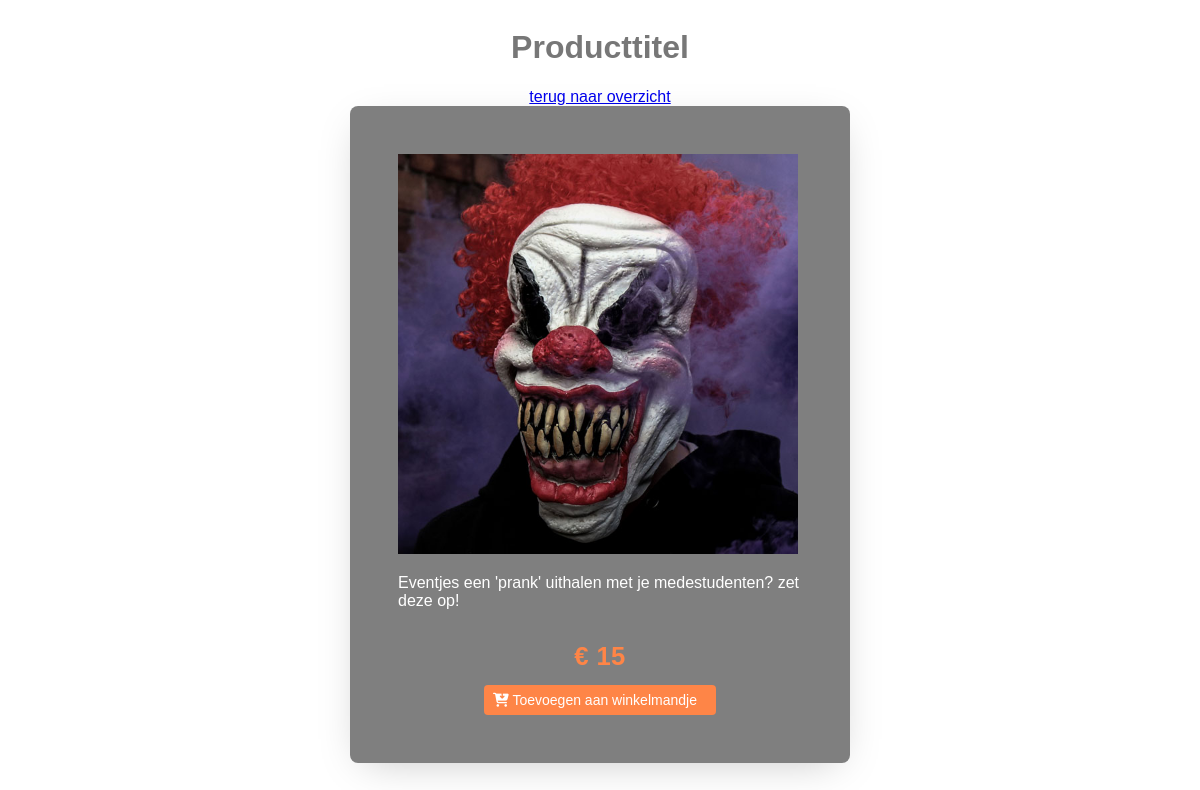
Screenshot of /detail.php?id=2 with the database file from the repository.
### tables this page shows
CREATE TABLE `producten` (
  `ID` int(255) NOT NULL,
  `titel` varchar(100) NOT NULL,
  `omschrijving` varchar(1000) NOT NULL,
  `kostprijs` varchar(100) NOT NULL,
  `afbeelding` varchar(100) NOT NULL,
  `catID` int(50) NOT NULL
);

### src/database/database.php (called while the page is built, shortened)
<?php
class Database
{
    private static function getConnection()
    {
        $user = 'root';
        $pass = 'root';
        $host = 'localhost';
        $db_name = 'Halloween';
        $dsn = "mysql:host=$host;dbname=$db_name";
        $db = new PDO($dsn, $user, $pass);
        return $db;
    }
    public static function getSingleRow($sql, $params = [], $type = null)
    {
        $conn = self::getConnection();
        $stmt = $conn->prepare($sql);
        $stmt->execute($params);
        if ($type == null) {
            $row = $stmt->fetch();
        } else {
            $stmt->setFetchMode(PDO::FETCH_CLASS | PDO::FETCH_PROPS_LATE, $type);
            $row = $stmt->fetch();
        }
        return $row;
    }
}
?>

### src/repository/halloweenrepository.php (called while the page is built, shortened)
<?php
require_once dirname(__FILE__) . "/../database/database.php";
class HalloweenRepository
{
    public static function getProductById($parID){
        $item = Database::getSingleRow("SELECT * FROM producten WHERE id=?", [$parID], "Product");
        return $item;
    }
}
?>

### detail.php (the view, shortened to what this page needs)
<?php
require_once dirname(__FILE__) . "/src/repository/halloweenrepository.php";
$product = HalloweenRepository::getProductById($_GET['id']);
?>
<!DOCTYPE html>
<html lang="en">
	<head>
		<link rel="stylesheet" href="css/screen.css" />
		<link rel="stylesheet" href="css/style.css" />
	</head>
	<body>
		<div class="wrapper-form">
			<div class="form-title">
				<h1>Producttitel</h1>
				<a href="index.php">terug naar overzicht</a>
			</div>
			<form>
				<div class="c-row">
					<img src="<?php echo $product->afbeelding ?>" alt="<?php echo $product->afbeelding ?>" class="c-row__image c-row__image--big" />
				</div>
				<div class="product-grid__row">
					<div class="c-row__input">
						<p><?php echo $product->omschrijving ?></p>
					</div>
				</div>
				<div class="product-grid__row" style="justify-content: center">
					<span class="product-grid__price"> € <?php echo $product->kostprijs ?></span>
				</div>
				<div class="product-grid__row" style="justify-content: center">
					<a href="index.php">
						<span class="product-grid__btn product-grid__add-to-cart" style="width: 100%"><i class="fas fa-cart-arrow-down"></i> Toevoegen aan winkelmandje</span>
					</a>
				</div>
			</form>
		</div>
	</body>
</html>

### css/screen.css (style rules this page uses)
* { box-sizing: border-box; }
body { height: 100vh; font-family: Verdana, Geneva, Tahoma, sans-serif; color: #777; }
body:before { z-index: -300; content: ""; position: fixed; top: 0; left: 0; width: 100%; height: 100%; background-image: url("../images/background.jpg"); background-size: cover; -webkit-filter: blur(1px) brightness(0.3); -moz-filter: blur(1px) brightness(0.5); -ms-filter: blur(1px) brightness(0.5); -o-filter: blur(1px) brightness(0.5); filter: blur(1px) brightness(0.3); }
.c-row__image { width: 400px; height: 100px; object-fit: cover; }
.c-row__image--big { height: 400px; }
h1 { justify-content: center; align-items: center; display: flex; }
.product-grid__row { display: flex; flex-wrap: wrap; }
.product-grid__price { color: #FE8547; font-weight: bold; letter-spacing: .4px; padding-top: 1rem; font-size: 160%; }
.product-grid__btn { display: inline-block; font-size: .875em; color: #777; background: #eee; padding: .5em .625em; margin-top: .875rem; margin-right: .625rem; cursor: pointer; border-radius: 4px; }
.product-grid__add-to-cart { color: #fff; background: #FE8547; }
.wrapper-form { display: flex; justify-content: center; align-items: center; flex-wrap: wrap; }
.form-title { display: flex; flex: 1 0 100%; flex-direction: column; align-items: center; }
form { padding: 3em; padding-bottom: 3em; border-radius: 8px; width: 500px; box-shadow: 0 10px 40px -14px rgba(0, 0, 0, 0.25); background-color: rgba(0, 0, 0, 0.5); color: white; }

### rows the page displays
producten: afbeelding (picture), omschrijving "Eventjes een 'prank' uithalen met je medestudenten? zet deze op!", kostprijs "15"
